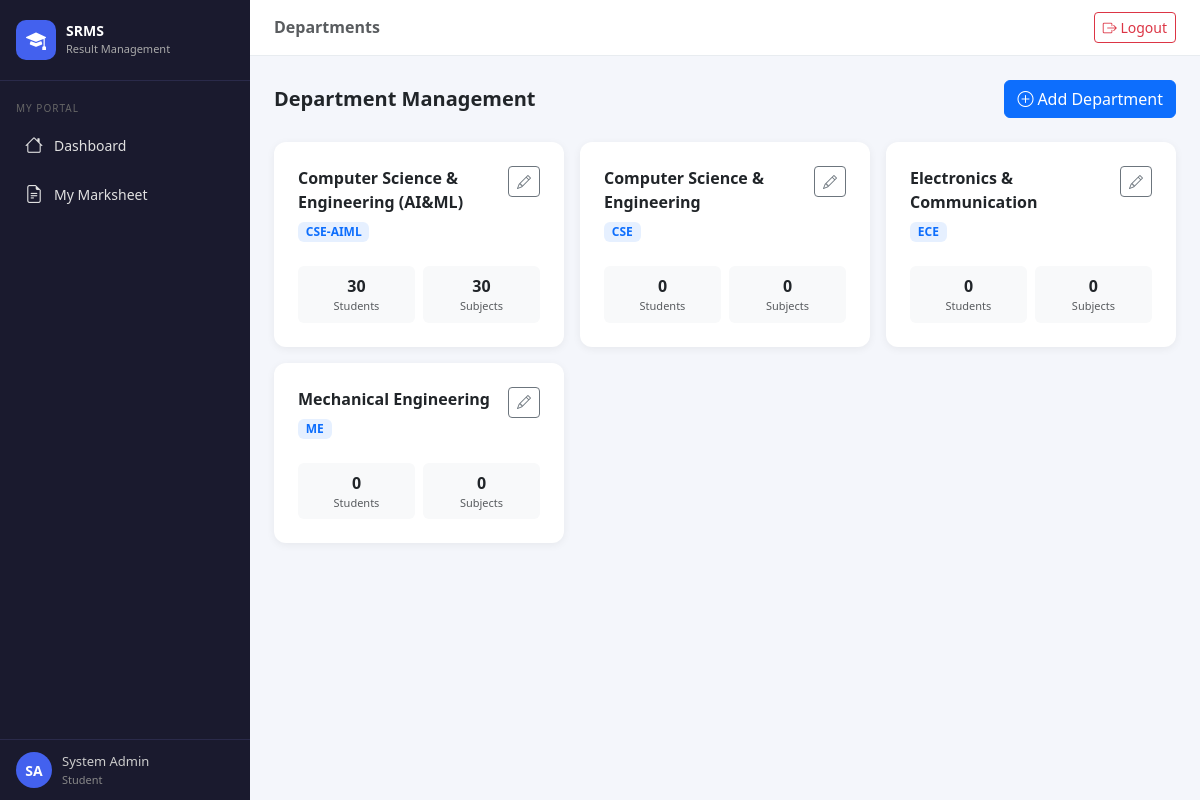
The app's page /departments/ (signed in), older data.
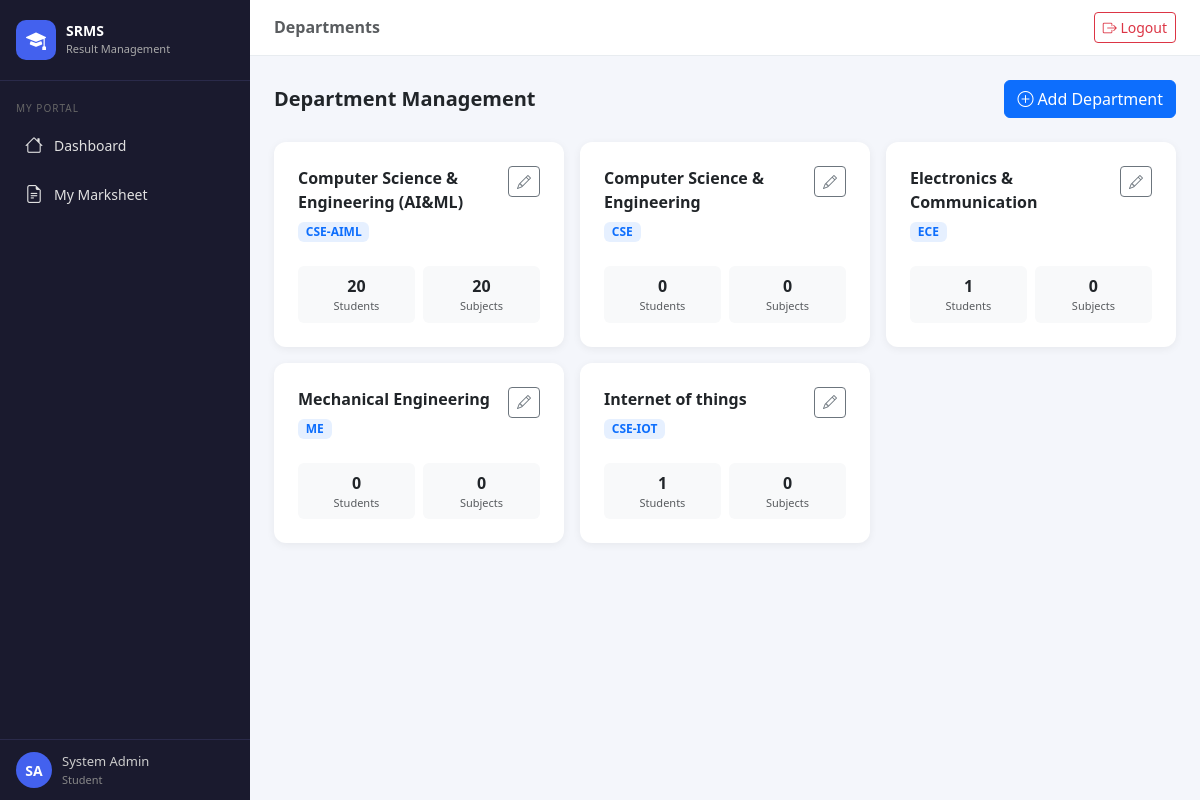
The same page, newer data.
### results/models.py (models this page shows, shortened)
class Department(models.Model):
    name = models.CharField(max_length=100)
    code = models.CharField(max_length=20)

### results/views.py (the view)
# urls.py: path('departments/',                views.department_list, name='department_list'),
@login_required
def department_list(request):
    if not is_admin(request.user):
        return redirect('dashboard')
    departments = Department.objects.annotate(
        student_count=Count('studentprofile'),
        subject_count=Count('subject'),
    )
    return render(request, 'results/department_list.html', {'departments': departments})

### results/views.py (called while the page is built)
def is_admin(user):
    return user.groups.filter(name='Admin').exists() or user.is_superuser

### results/templates/results/department_list.html (shortened to what this page needs)
{% extends 'results/base.html' %}
{% block page_title %}Departments{% endblock %}
{% block content %}
<div class="d-flex justify-content-between align-items-center mb-4">
  <h5 class="fw-bold mb-0">Department Management</h5>
  <a href="{% url 'department_add' %}" class="btn btn-primary">
    <i class="bi bi-plus-circle me-1"></i>Add Department
  </a>
</div>
<div class="row g-3">
  {% for d in departments %}
  <div class="col-md-6 col-lg-4">
    <div class="stat-card">
      <div class="d-flex justify-content-between align-items-start">
        <div>
          <div class="fw-bold mb-1">{{ d.name }}</div>
          <span class="badge bg-primary bg-opacity-10 text-primary">{{ d.code }}</span>
        </div>
        <div class="btn-group btn-group-sm">
          <a href="{% url 'department_edit' d.pk %}" class="btn btn-outline-secondary" title="Edit"><i class="bi bi-pencil"></i></a>
        </div>
      </div>
      <div class="row g-2 mt-3">
        <div class="col-6">
          <div class="p-2 rounded text-center" style="background:#f8f9fa;">
            <div class="fw-bold">{{ d.student_count }}</div>
            <div class="text-muted" style="font-size:11px;">Students</div>
          </div>
        </div>
        <div class="col-6">
          <div class="p-2 rounded text-center" style="background:#f8f9fa;">
            <div class="fw-bold">{{ d.subject_count }}</div>
            <div class="text-muted" style="font-size:11px;">Subjects</div>
          </div>
        </div>
      </div>
    </div>
  </div>
  {% endfor %}
</div>
{% endblock %}

Row changes from the older to the newer data that the page shows:
computed for Department "Computer Science & Engineering (AI&ML)": student_count "30" → "20"; subject_count "30" → "20"
computed for Department "Electronics & Communication": student_count "0" → "1"
added Department: name "Internet of things", code "CSE-IOT", student_count "1", subject_count "0"
